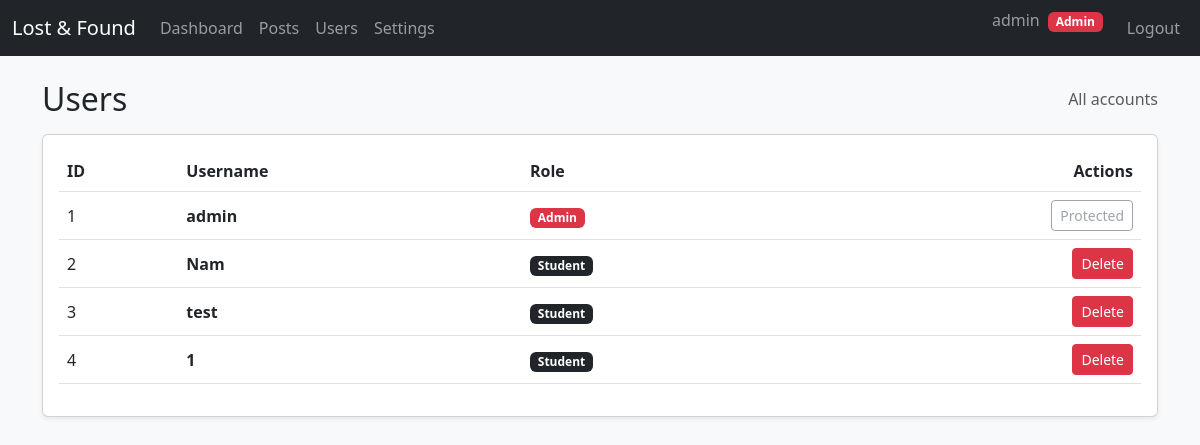
/admin/users (signed in), run on an earlier commit of the app's database.
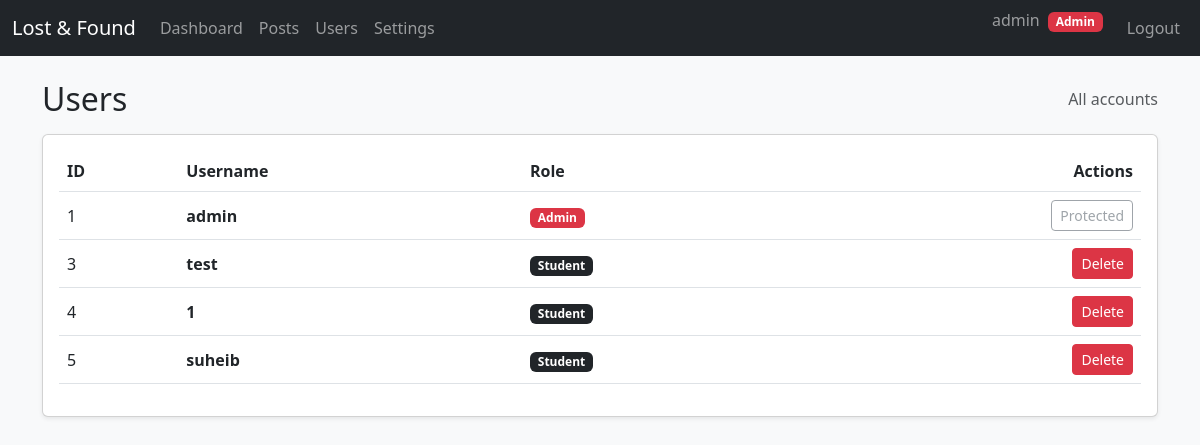
And on a later commit of the database.
### db.py (models this page shows)
class User(db.Model):
    __tablename__ = "users"
    id = db.Column(db.Integer, primary_key=True)
    username = db.Column(db.String(120), unique=True, nullable=False)
    password = db.Column(db.String(120), nullable=False)
    is_admin = db.Column(db.Boolean, default=False)
    matriculation_number = db.Column(db.String(50), unique=True, nullable=True)
    email = db.Column(db.String(200), unique=True, nullable=True)

### app.py (the view)
@app.route("/admin/users")
@admin_required
def admin_users():
    users = User.query.order_by(User.id.asc()).all()
    return render_template("admin/users.html", users=users)

### app.py (called while the page is built)
def admin_required(f):
    from functools import wraps
    @wraps(f)
    def wrapper(*args, **kwargs):
        if "user_id" not in session or not session.get("is_admin"):
            return redirect(url_for("admin_login"))
        return f(*args, **kwargs)
    return wrapper

### templates/admin/users.html (shortened to what this page needs)
{% extends 'base.html' %}
{% block content %}
<div class="d-flex justify-content-between align-items-center mb-3">
  <h2 class="mb-0">Users</h2>
  <span class="text-muted">All accounts</span>
</div>
<div class="card shadow-sm">
  <div class="card-body">
    <div class="table-responsive">
      <table class="table table-hover align-middle">
        <thead>
          <tr>
            <th>ID</th>
            <th>Username</th>
            <th>Role</th>
            <th class="text-end">Actions</th>
          </tr>
        </thead>
        <tbody>
          {% for u in users %}
            <tr>
              <td>{{ u.id }}</td>
              <td class="fw-semibold">{{ u.username }}</td>
              <td>
                {% if u.is_admin %}
                  <span class="badge text-bg-danger">Admin</span>
                {% else %}
                  <span class="badge text-bg-dark">Student</span>
                {% endif %}
              </td>
              <td class="text-end">
                {% if u.is_admin %}
                  <button class="btn btn-sm btn-outline-secondary" disabled>Protected</button>
                {% else %}
                  <form method="post"
                        action="{{ url_for('admin_user_delete', user_id=u.id) }}"
                        class="d-inline">
                    <button class="btn btn-sm btn-danger"
                            type="submit"
                            onclick="return confirm('Delete this user?');">
                      Delete
                    </button>
                  </form>
                {% endif %}
              </td>
            </tr>
          {% endfor %}
        </tbody>
      </table>
    </div>
  </div>
</div>
{% endblock %}

What changed in the data, as far as the page shows it:
removed User: id "2", username "Nam", is_admin "Student"
added User: id "5", username "suheib", is_admin "Student"
